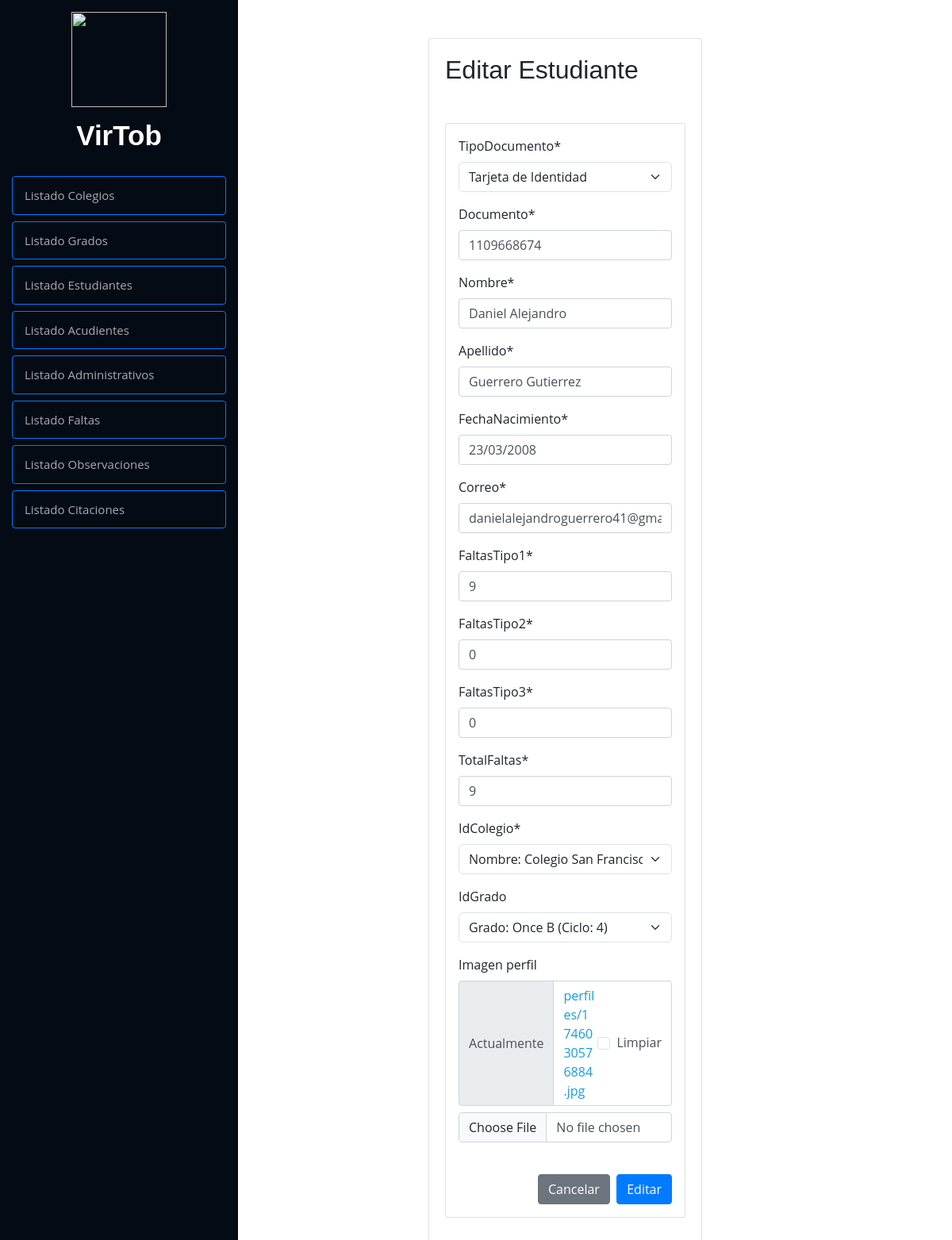
The app's page /crud/modificarEstudiante/1/ (signed in), older data.
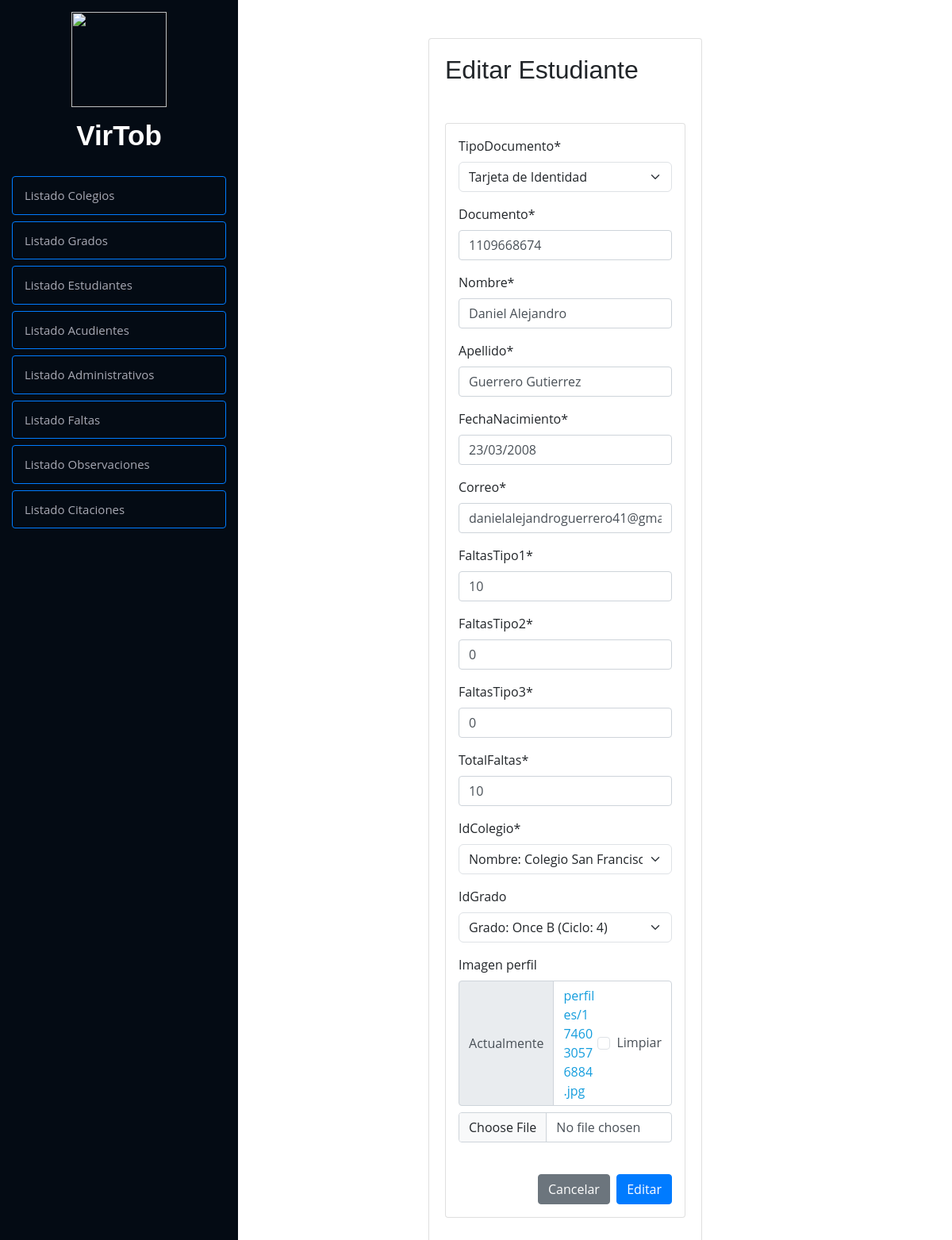
The same page, newer data.
### Modulos/Observador/models.py (models this page shows, shortened)
class Estudiante(models.Model):
    idEstudiante = models.AutoField(primary_key=True)
    tiposDocumentos = [
        ('T.I.', 'Tarjeta de Identidad'),
        ('C.C.', 'Cedula de Ciudadanía'),
        ('C.E.', 'Cedula de Extranjería')
    ]
    tipoDocumento = models.CharField(
        max_length=4, choices=tiposDocumentos, default='T.I.')
    documento = models.CharField(max_length=10, default=0)
    nombre = models.CharField(max_length=100)
    apellido = models.CharField(max_length=100)
    fechaNacimiento = models.DateField(null=True)
    correo = models.EmailField(max_length=100)
    contrasena = models.CharField(max_length=100)
    faltasTipo1 = models.IntegerField(default=0)
    faltasTipo2 = models.IntegerField(default=0)
    faltasTipo3 = models.IntegerField(default=0)
    totalFaltas = models.IntegerField(default=0)
    idColegio = models.ForeignKey(
        Colegio, on_delete=models.CASCADE, related_name="estudiantes", default=1)
    idGrado = models.ForeignKey(
        Grado, on_delete=models.CASCADE, null=True, blank=True, related_name="estudiante")
    imagen_perfil = models.ImageField(
        upload_to='perfiles/', blank=True, null=True)
    class Meta:
        verbose_name = 'Estudiante'

class Colegio(models.Model):
    idColegio = models.AutoField(primary_key=True)
    nombre = models.CharField(max_length=50)
    direccion = models.CharField(max_length=100)
    telefono = models.CharField(max_length=13)
    email = models.EmailField(max_length=100)
    def __str__(self):
        return f"Nombre: {self.nombre} ({self.idColegio})"
    class Meta:
        verbose_name = 'Colegio'

### Modulos/Observador/views.py (the view, shortened to what this page needs)
# urls.py: path('modificarEstudiante/<idEstudiante>/', modificarEstudiante, name="modificarEstudiante"),
def modificarEstudiante(request, idEstudiante):
    if not request.session.get('isLogged', False):
        return redirect('login')
    if request.session.get('userType', False) != "directivo":
        return redirect('home')
    estudiante = get_object_or_404(Estudiante, idEstudiante=idEstudiante)
    contrasena_original = estudiante.contrasena if hasattr(
        estudiante, 'contrasena') else None
    data = {
        'form': EstudianteForm(instance=estudiante),
        'cancel_url': 'listaEstudiante',
        'tabla': 'Estudiante'
    }
    return render(request, 'modificar.html', data)

### Modulos/Observador/forms.py
class EstudianteForm(forms.ModelForm):
    contrasena = forms.CharField(
        widget=forms.PasswordInput(
            attrs={'class': 'form-control', 'id': 'password-input'}
        ),
        label="Contraseña",
        required=False
    )
    class Meta:
        model = Estudiante
        fields = "__all__"
    def __init__(self, *args, **kwargs):
        super().__init__(*args, **kwargs)
        if self.instance and self.instance.pk:
            self.fields.pop('contrasena', None)

### Modulos/Observador/models.py (called while the page is built)
    def __str__(self):
        return f"Grado: {self.grado} (Ciclo: {self.ciclo})"

### Modulos/Usuarios/context_processors.py (called while the page is built)
def session_variables(request):
    return {
        'isLogged': request.session.get('isLogged', None),
        'userId': request.session.get('userId', None),
        'userType': request.session.get('userType', None),
        'userNombre': request.session.get('userNombre', None)
    }

### Modulos/Observador/templates/modificar.html (shortened to what this page needs)
{% extends "index.html" %}
{% load static %}
	{% block contenido %}
	<br><br>
	<div class="row">
		<div class="col-12 col-md-5 offset-md-3">
			<div class="card">
				<div class="card-body">
					{% load crispy_forms_tags %}
					<h2>Editar {{ tabla }}</h2>
					<form action="" method="POST" class="card p-3 mt-5"  enctype="multipart/form-data" class="form">
						{{ form|crispy }}
						<br>
						<div class="d-flex justify-content-end">
							<a href="{% url cancel_url %}" class="btn btn-secondary">Cancelar</a>
							<input type="submit" value="Editar" class="btn btn-primary">
						</div>
					</form>
				</div>
			</div>
		</div>
	</div>
{% endblock %}

Row changes from the older to the newer data that the page shows:
changed Estudiante "Tarjeta de Identidad": faltasTipo1 "9" → "10"; totalFaltas "9" → "10"
